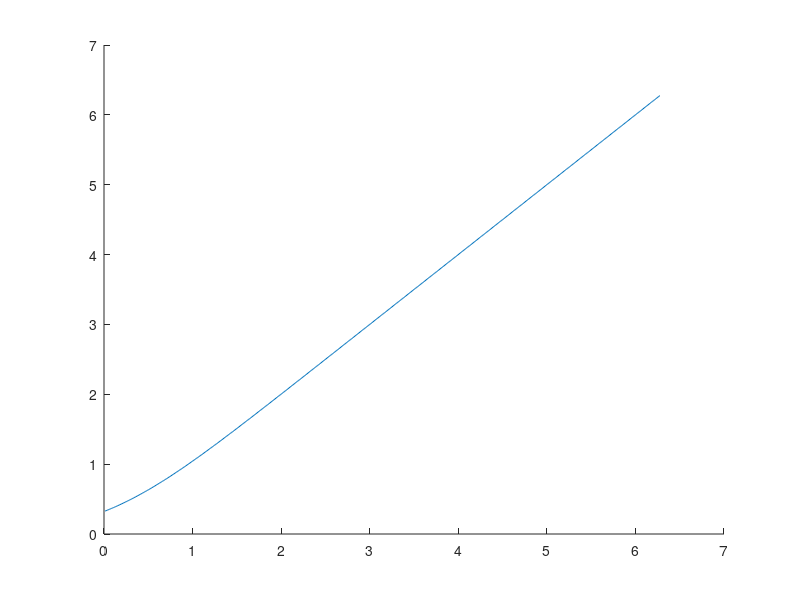
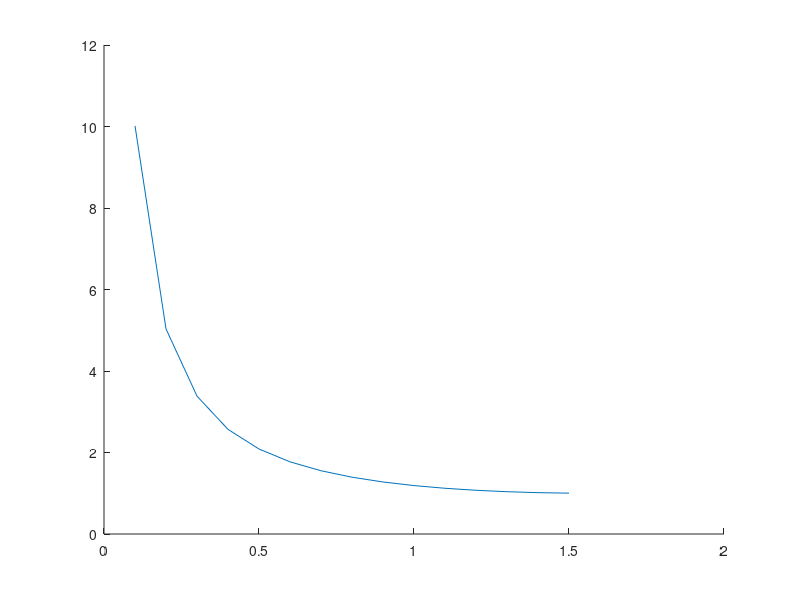

Write the MATLAB code that produced these figures, in order.
clear
tau = 0.5;
kappa = 0.9*4/tau^2;

phi = sqrt(4*kappa-tau^2*kappa^2)/2;
theta = kappa*tau/2

deltas = [0:0.01:2*pi/phi];
%deltas = [3.1416    2.0944];

denom = exp(theta*deltas).*cos(phi*deltas)-1;
numer = exp(theta*deltas).*sin(phi*deltas);
betas = acot (denom./numer);

betas = betas+ pi.*((denom<0))+2*pi.*((denom>0).*(numer<0));

figure(1); clf; hold on;
plot(deltas*phi,betas);
    

figure (2);clf; hold on;
vec = [0.1:0.1:pi/2];
plot(vec,csc(vec));
%plot(deltas,(cos(phi*deltas)-exp(-theta*deltas))./sin(phi*deltas));